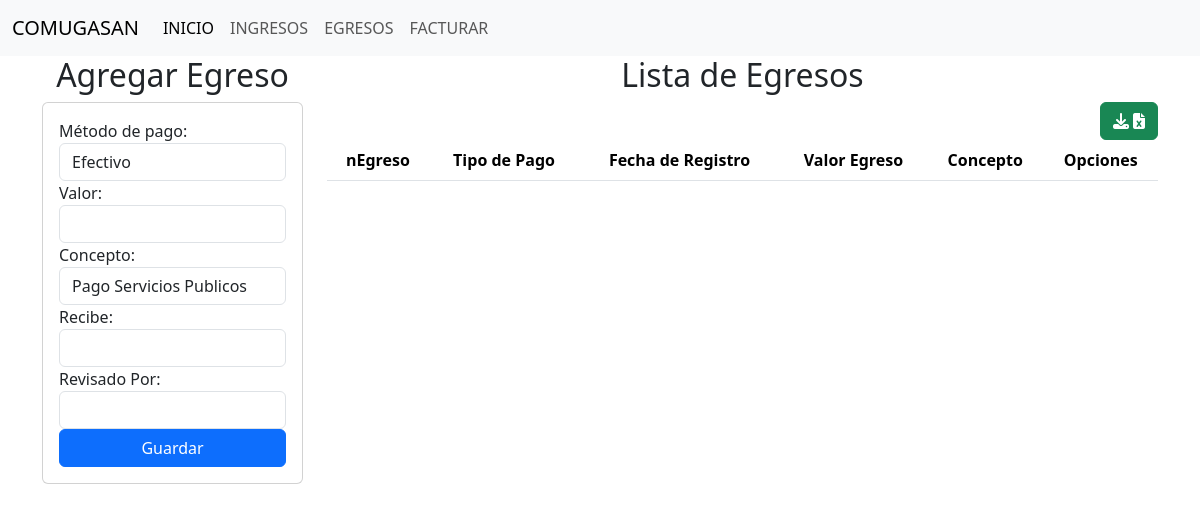
/egresos/, run on an earlier commit of the app's database.
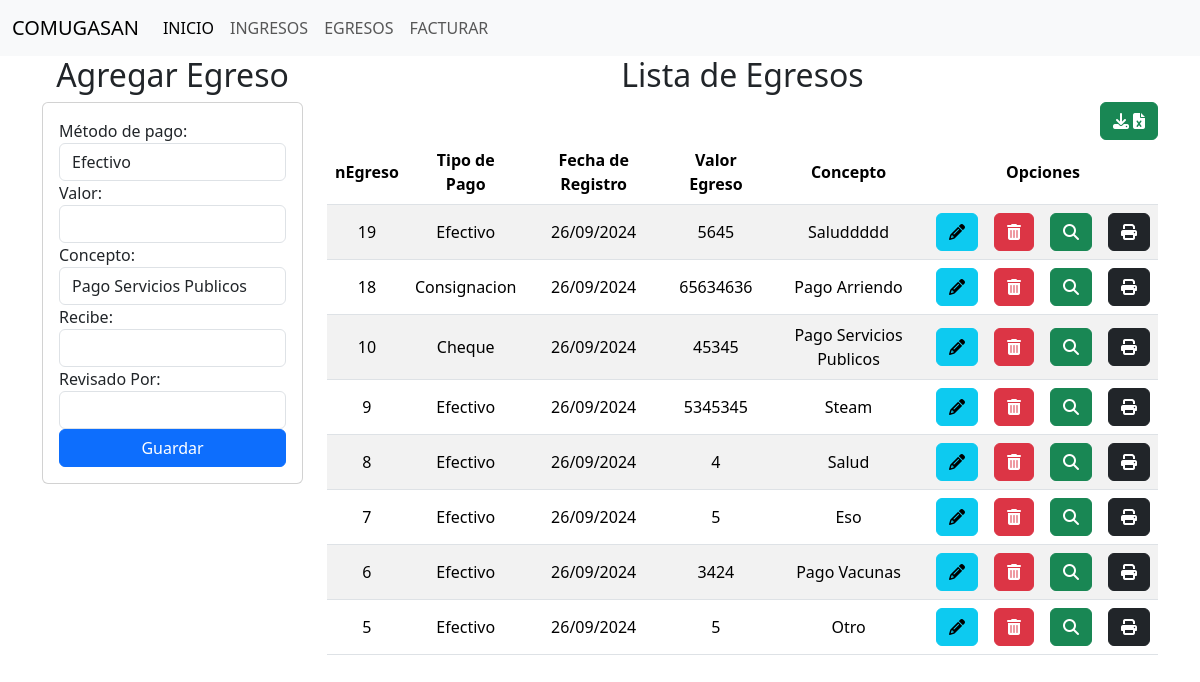
And on a later commit of the database.
### comite/models.py (models this page shows, shortened)
class Egresos(models.Model):
    nEgreso = models.AutoField(primary_key=True)
    tipo_pago = models.CharField(max_length=20)
    valorEgreso = models.IntegerField(default=0,blank=True,null=True)
    concepto = models.CharField(max_length=200)
    ciudad = models.CharField(max_length=100,default='San Juan Nepomuceno',editable=False)
    recibe = models.CharField(max_length=100, null=False)
    aprobado = models.CharField(max_length=100,default='Jorge Arzuaga',editable=False)
    revisado = models.CharField(max_length=100,default='Jorge Arzuaga',null=False)
    contabilizado = models.CharField(max_length=100,default='Eduard Posso',editable=False)
    fecha = models.DateTimeField(auto_now_add=True,editable=False)

### comite/views.py (the view)
# urls.py: path('egresos/',views.egresos),
def egresos(request):
    egresos = Egresos.objects.all()
    egresos_invertidos = []
    for i in egresos[::-1]:
        egresos_invertidos.append(i)
    return render(request,"egresos/egresos.html",{"egresos":egresos_invertidos})

### comite/templates/egresos/egresos.html (shortened to what this page needs)
{% extends "base.html" %}
{% load static %}
{% block body %}
<div class="row">
    <div class=" col-sm-12 col-md-6 col-lg-3 col-xl-3">
        <h2 style="text-align: center;">Agregar Egreso</h2>
        <div class="card">
            <div class="card-body">
                <form action="/registrarEgreso/" id="registro-form" method="POST">
                    <label for="tipo_pago">Método de pago:</label>
                    <select id="tipo_pago" class="form-control" name="tipo_pago">
                        <option value="Efectivo">Efectivo</option>
                    </select>
                    <div class="form-group">
                        <label>Valor:</label>
                        <input class="form-control" type="number" id="valorEgreso" name="valorEgreso" maxlength="20" required>
                    </div>
                    <div>
                        <label for="concepto">Concepto:</label>
                        <select id="concepto" class="form-control" name="concepto">
                            <option value="Pago Servicios Publicos">Pago Servicios Publicos</option>
                        </select>
                    </div>
                    <div class="form-group" class="form-control">
                        <label>Recibe:</label>
                        <input class="form-control" type="text" id="recibe" name="recibe" maxlength="20" required>
                    </div>
                    <div class="form-group" class="form-control">
                        <label>Revisado Por:</label>
                        <input class="form-control" type="text" id="revisado" name="revisado" maxlength="20" required>
                    </div>
                    <div class="form-group">
                        <button type="submit" class="btn btn-primary w-100 text-white">Guardar</button>
                    </div>
                </form>
            </div>
        </div>
    </div>
    <div class=" col-sm-12 col-md-6 col-lg-9 col-xl-9">
        <h2 style="text-align: center;">Lista de Egresos</h2>
        <div style="text-align: right;">
        <td><a href="/egresos/descargarExcelEgresos/" class="btn btn-success">  <i class="fa-solid fa-download">&nbsp;</i><i class="fa-solid fa-file-excel"> </i></i></></a></td>
        </div>
        <div class="table-responsive">
            <table class="table table-striped">
                <thead>
                    <tr>
                        <th>nEgreso</th>
                        <th>Tipo de Pago</th>
                        <th>Fecha de Registro</th>
                        <th>Valor Egreso</th>
                        <th>Concepto</th>
                        <th colspan="4">Opciones</th>
                    </tr>
                </thead>
                <tbody>
                    {% for items in egresos %}
                    <tr>
                        <td>{{items.nEgreso}}</td>
                        <td>{{items.tipo_pago}}</td>
                        <td>{{items.fecha|date:"d/m/Y"}}</td>
                        <td>{{items.valorEgreso}}</td>
                        <td>{{items.concepto}}</td>
                        <td><a href="edicionEgreso/{{items.nEgreso}}" class="btn btn-info"><i class="fa-solid fa-pencil"></i></a></td>
                        <td><a href="eliminacionEgreso/{{items.nEgreso}}" class="btn btn-danger btnEliminacion"> <i class="fa-solid fa-trash-can"></i></a></td>
                        <td><a href="detalleEgreso/{{items.nEgreso}}" class="btn btn-success"><i class="fa-solid fa-magnifying-glass"></i></a></td>
                        <td><a href="imprimirEgreso/{{items.nEgreso}}" onclick="abrirPopup(event, 'imprimirEgreso/{{items.nEgreso}}', 'Mi ventana emergente', 800, 1000)"  class="btn btn-dark"><i class="fa-solid fa-print"></i></i></i></a></td>
                    </tr>
                    {% endfor%}
                </tbody>
            </table>
        </div>
    </div>
</div>
{% endblock %}

### comite/templates/base.html (shortened to what this page needs)
<!DOCTYPE html>
<html lang="en">
<head>
        {% load static %}
    <link href="https://cdn.jsdelivr.net/npm/bootstrap@5.3.3/dist/css/bootstrap.min.css" rel="stylesheet">
    <link rel="stylesheet" href="https://cdnjs.cloudflare.com/ajax/libs/font-awesome/6.5.2/css/all.min.css"></link>
    <link rel="stylesheet" href="{%  static 'css/ingresos.css' %}">
</head>
<body>
    <nav class="navbar navbar-expand-lg bg-body-tertiary">
        <div class="container-fluid">
          <a class="navbar-brand" href="#">COMUGASAN</a>
          <div class="collapse navbar-collapse" id="navbarSupportedContent">
            <ul class="navbar-nav me-auto mb-2 mb-lg-0">
              <li class="nav-item">
                <a class="nav-link active" aria-current="page" href="#">INICIO</a>
              </li>
              <li class="nav-item">
                <a class="nav-link" href="/">INGRESOS</a>
              </li>
              <li class="nav-item">
                <a class="nav-link" href="/egresos">EGRESOS</a>
              </li>
              <li class="nav-item">
                <a class="nav-link" href="#">FACTURAR</a>
              </li>
            </ul>
          </div>
        </div>
      </nav>
      <div class="container">
        {% block body%}
        {% endblock%}
    </div>
</body>
</html>

### comite/static/css/ingresos.css (style rules this page uses)
th, td { text-align: center; vertical-align: middle; }

What changed in the data, as far as the page shows it:
added Egresos: nEgreso "19", tipo_pago "Efectivo", fecha "26/09/2024", valorEgreso "5645", concepto "Saluddddd"
added Egresos: nEgreso "18", tipo_pago "Consignacion", fecha "26/09/2024", valorEgreso "65634636", concepto "Pago Arriendo"
added Egresos: nEgreso "10", tipo_pago "Cheque", fecha "26/09/2024", valorEgreso "45345", concepto "Pago Servicios Publicos"
added Egresos: nEgreso "9", tipo_pago "Efectivo", fecha "26/09/2024", valorEgreso "5345345", concepto "Steam"
added Egresos: nEgreso "8", tipo_pago "Efectivo", fecha "26/09/2024", valorEgreso "4", concepto "Salud"
added Egresos: nEgreso "7", tipo_pago "Efectivo", fecha "26/09/2024", valorEgreso "5", concepto "Eso"
added Egresos: nEgreso "6", tipo_pago "Efectivo", fecha "26/09/2024", valorEgreso "3424", concepto "Pago Vacunas"
added Egresos: nEgreso "5", tipo_pago "Efectivo", fecha "26/09/2024", valorEgreso "5", concepto "Otro"
